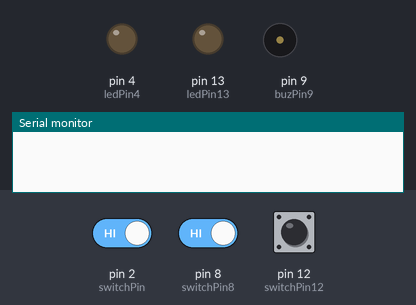
The sketch below on a simulated Arduino Uno, built with avr-gcc and run on an emulated ATmega328P. Shown: output pins drawn as LEDs (lit = HIGH), buzzer (waves = sounding), the last lines printed to the serial monitor. The inputs (shaded band) are chosen by the test bench; at power-on: pin 2 (switchPin) HIGH, pin 8 (switchPin8) HIGH, pin 12 (switchPin12) HIGH.

Above: at 1.2 s.
1.3 s: pin 2 (switchPin) driven LOW and pin 8 (switchPin8) driven LOW and pin 12 (switchPin12) driven LOW
At 2.5 s:
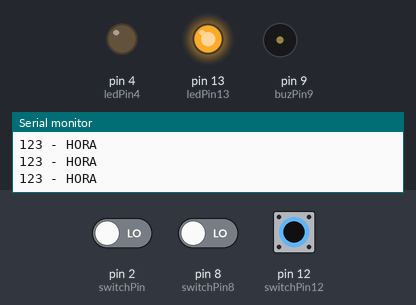
2.8 s: pin 12 (switchPin12) pulsed HIGH 5 times (0.12 s each, 0.3 s apart)
At 5.5 s:
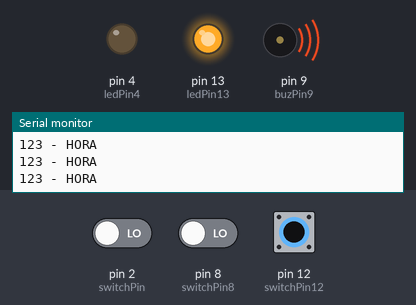
Timing chart, 0 to 7.0 s (numbered marks = the images above; inputs shaded):
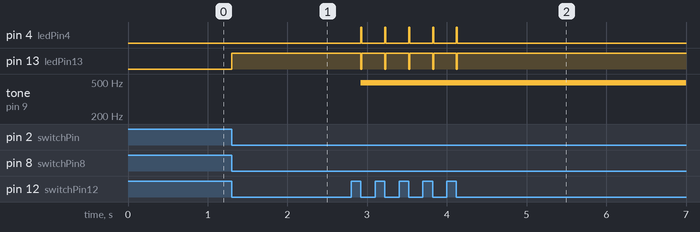

The sketch:

ReedSwitch_Bomba.ino
```cpp
const int switchPin = 2; // // Reed switch to digital pin 2
const int switchPin12 = 12;
const int switchPin8 = 8;
int ledPin4= 4; // // LED is on digital pin 13
int ledPin13= 13; // // LED is on digital pin 13
int buzPin9= 9; // // LED is on digital pin 13
int state = HIGH; // the current state of the output pin
int readSensor1, readSensor2, readSensor3;
String leitura, anterior;
int direcao;

void setup()
{
  pinMode(switchPin, INPUT);
  pinMode(switchPin12, INPUT);
  pinMode(switchPin8, INPUT);
  pinMode (ledPin4, OUTPUT);
  pinMode (ledPin13, OUTPUT);
  pinMode (buzPin9, OUTPUT);
  digitalWrite(switchPin, HIGH);
  digitalWrite(switchPin12, HIGH);
  digitalWrite(switchPin8, HIGH);
  Serial.begin(9600);
  leitura = "";
  anterior = "4";
}

void loop()
{
    readSensor1 = digitalRead(switchPin);
    readSensor2 = digitalRead(switchPin12);
    readSensor3 = digitalRead(switchPin8);

    if(readSensor1 == LOW && leitura.indexOf("1") == -1){
      leitura += "1";
    }
    if(readSensor2 == LOW && leitura.indexOf("2") == -1){
      leitura += "2";
    }
    if(readSensor3 == LOW && leitura.indexOf("3") == -1){
      leitura += "3";
    }

   if(leitura.length() == 3)
   {
      if (leitura == "123" || leitura == "231" || leitura == "312")
      {
        Serial.println(leitura + " - HORA");
        digitalWrite(ledPin4, LOW);
        digitalWrite(ledPin13, HIGH);
        analogWrite(9, 0);
      }
      else
      {
        Serial.println(leitura + " - ANTI");
        digitalWrite(ledPin4, HIGH);
        digitalWrite(ledPin13, LOW);
        analogWrite(9,200);
      }

      leitura="";
      Serial.flush();
    }
}
```

Measured:
- after the input at 1.3 s, pin 13 (ledPin13): LOW → HIGH at once
- after the input at 2.8 s, pin 4 (ledPin4): alternates HIGH for 0.01 s and LOW for 0.29 s, 10 changes in all, then stays LOW, starting after 0.12 s; pin 13 (ledPin13): alternates HIGH for 0.29 s and LOW for 0.01 s, 10 changes in all, then stays HIGH, starting after 0.12 s; tone on pin 9 (buzPin9): silent → 490 Hz after 0.12 s
